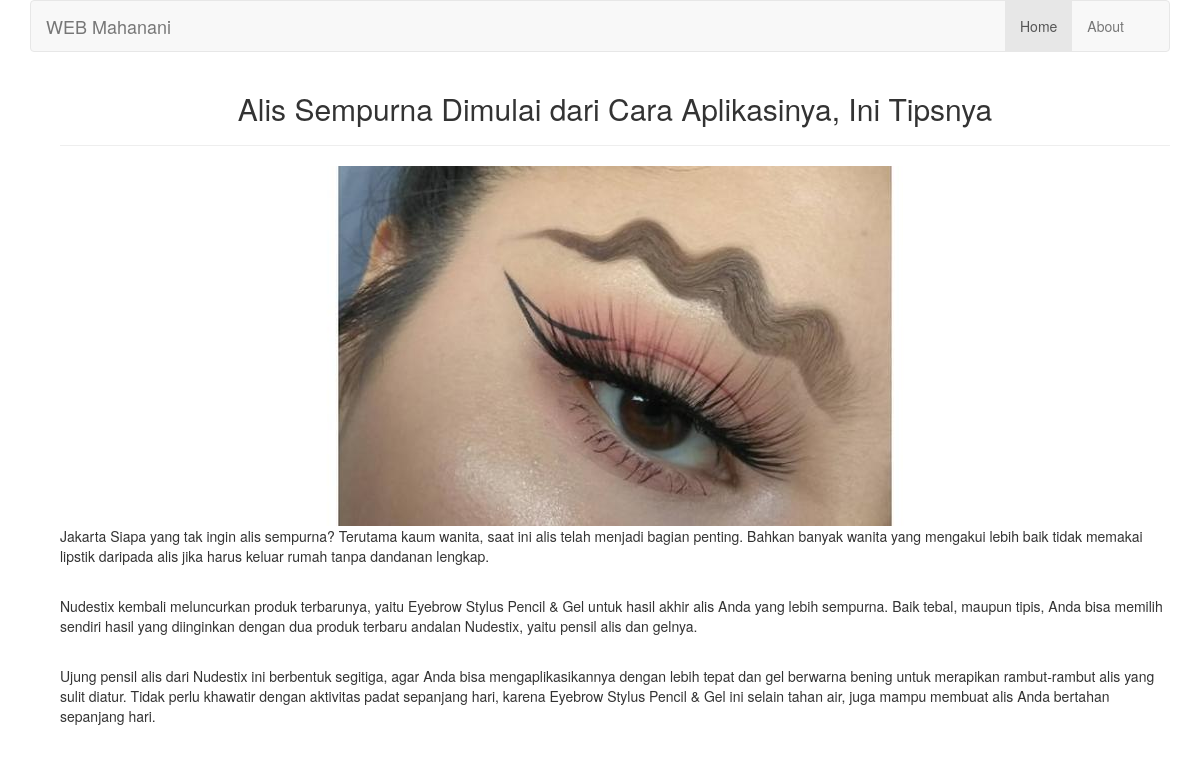
Page /open/view/9 on the committed database.
### tables this page shows
CREATE TABLE `tbl_berita` (
  `berita_id` int(11) NOT NULL,
  `berita_judul` varchar(150) DEFAULT NULL,
  `berita_isi` text,
  `berita_image` varchar(40) DEFAULT NULL,
  `berita_tanggal` timestamp NULL DEFAULT CURRENT_TIMESTAMP
);

### application/controllers/open.php (called while the page is built, shortened)
<?php
class open extends CI_Controller {
	function __construct(){
		$this->load->model('m_berita');
	}
	function view(){
		$kode=$this->uri->segment(3);
		$x['data']=$this->m_berita->get_berita_by_kode($kode);
		$this->load->view('V_news',$x);
	}
}

### index.php (called while the page is built, shortened)
<?php
require_once BASEPATH.'core/CodeIgniter.php';

### application/models/M_berita.php (called while the page is built, shortened)
<?php
class M_berita extends CI_Model{
	function get_berita_by_kode($kode){
		$hsl=$this->db->query("SELECT * FROM tbl_berita WHERE berita_id='$kode'");
		return $hsl;
	}
}

### application/views/V_news.php (the view, shortened to what this page needs)
<?php
	$b=$data->row_array();
?>
<!DOCTYPE html>
<html>
<head>
	<link rel="stylesheet" type="text/css" href="<?php echo base_url().'assets/css/bootstrap.css'?>">
</head>
<body>
<div class="container">
			<div class="row">
<div class="col-xs-12 col-sm-12 col-md-12 col-lg-12">
<nav class="navbar navbar-default" role="navigation">
						<div class="container-fluid">
							<div class="navbar-header">
								<a class="navbar-brand" href="#">WEB Mahanani</a>
							</div>
							<div class="collapse navbar-collapse navbar-ex1-collapse">
								<ul class="nav navbar-nav pull-right">
									<li class="active"> <a href="http://localhost/ci3/open/lists">Home</a></li>
									<li> <a href="http://localhost/ci3/open/About">About</a></li>
							</div>
						</div>
					</nav>
	<div class="container">
		<div class="col-xs-12 col-sm-12 col-md-12 col-lg-12">
			<center><h2><?php echo $b['berita_judul'];?></h2><hr/>
			<img src="<?php echo base_url().'assets/images/'.$b['berita_image'];?>"></center>
			<?php echo $b['berita_isi'];?>
		</div>
	</div>
	</div>
	</div>
	</div>
</body>
</html>

### rows in the picture
tbl_berita: berita_judul "Alis Sempurna Dimulai dari Cara Aplikasinya, Ini Tipsnya", berita_image (picture), berita_isi "Jakarta Siapa yang tak ingin alis sempurna? Terutama kaum wanita, saat ini alis telah menjadi bagian penting. Bahkan banyak wanita yang mengakui lebih baik tidak memakai lipstik daripada alis jika harus keluar rumah tanpa dandanan lengkap. Nudestix kembali meluncurkan produk terbarunya, yaitu Eyebrow Stylus Pencil & Gel untuk hasil akhir alis Anda yang lebih sempurna. Baik tebal, maupun tipis, Anda bisa memilih sendiri hasil yang diinginkan dengan dua produk terbaru andalan Nudestix, yaitu pensil alis dan gelnya. Ujung pensil alis dari Nudestix ini berbentuk segitiga, agar Anda bisa mengaplikasikannya dengan lebih tepat dan gel berwarna bening untuk merapikan rambut-rambut alis yang sulit…"
